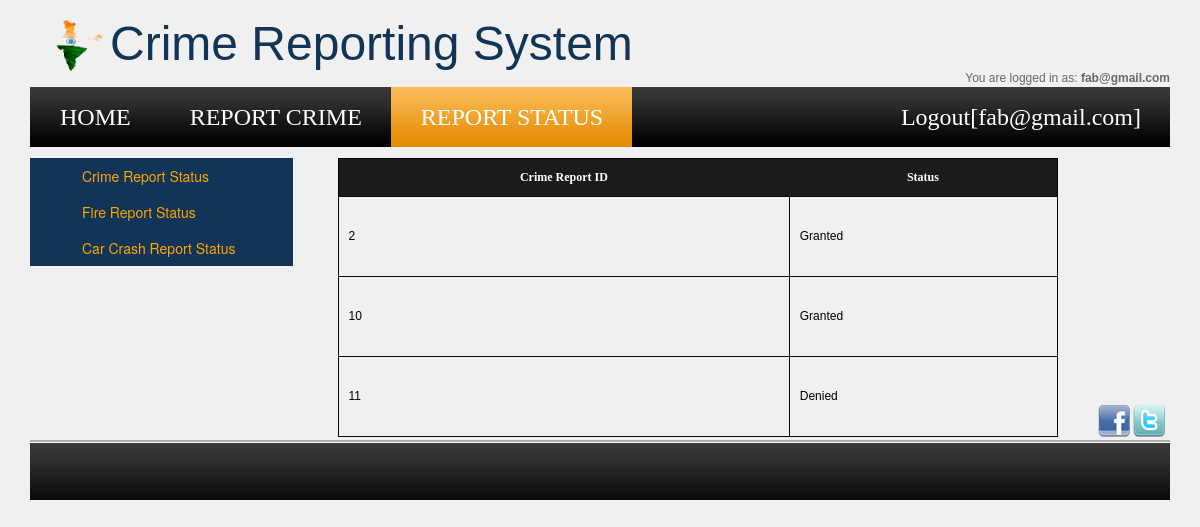
Screenshot of /report_status.php (signed in) with the database file from the repository.
### tables this page shows
CREATE TABLE `crime_status` (
  `crime_id` int(5) NOT NULL,
  `status` varchar(10) NOT NULL
);

### php/classes/db.php (the view, shortened to what this page needs)
<?php
	class pdo_database{
		private $db_conn;
		public function __construct(){
			try{
			$this ->db_conn = new PDO('mysql:host=localhost;dbname=station',"root","");
			return $this->db_conn;
			}
			catch(PDOException $e){
				echo "Could not connect to database. Check you database parameters";
			}
		}
		public function getCrimeStatus(){
			$sql = "SELECT crime_id, status FROM crime_status";
			$stmt = $this -> db_conn ->prepare($sql);
			$results = $stmt -> execute();
			if($results){
				$rows = $stmt->fetchAll(PDO::FETCH_ASSOC);
			if(count($rows) > 0){
				foreach($rows as $row){
					echo '<tr>';
					echo '<td class="carry-up">'.$row['crime_id'].'</td>';
					echo '<td class="carry-up">'.$row['status'].'</td>';
			}
		 }
			}
			return;
		}
	}
 ?>

### css/bootswatch.css (style rules this page uses)
body { padding-top:50px;background-color:#f0f0f0; }

### css/stylesheet.css (style rules this page uses)
body { font-family:Arial, Helvetica, sans-serif; font-size:12px; background: #f0f0f0; color: #696969; }

### report_status.php (style rules this page uses)
table tr td { border:1px solid #090909; padding:10px; font-family:Verdana, Geneva, Arial, Helvetica, sans-serif; color:#000000; }
table tr td.carry-up { height:80px; }

### rows the page displays
crime_status: crime_id "2", status "Granted"
crime_status: crime_id "10", status "Granted"
crime_status: crime_id "11", status "Denied"

### other values shown
$_SESSION['email'] "fab@gmail.com"
